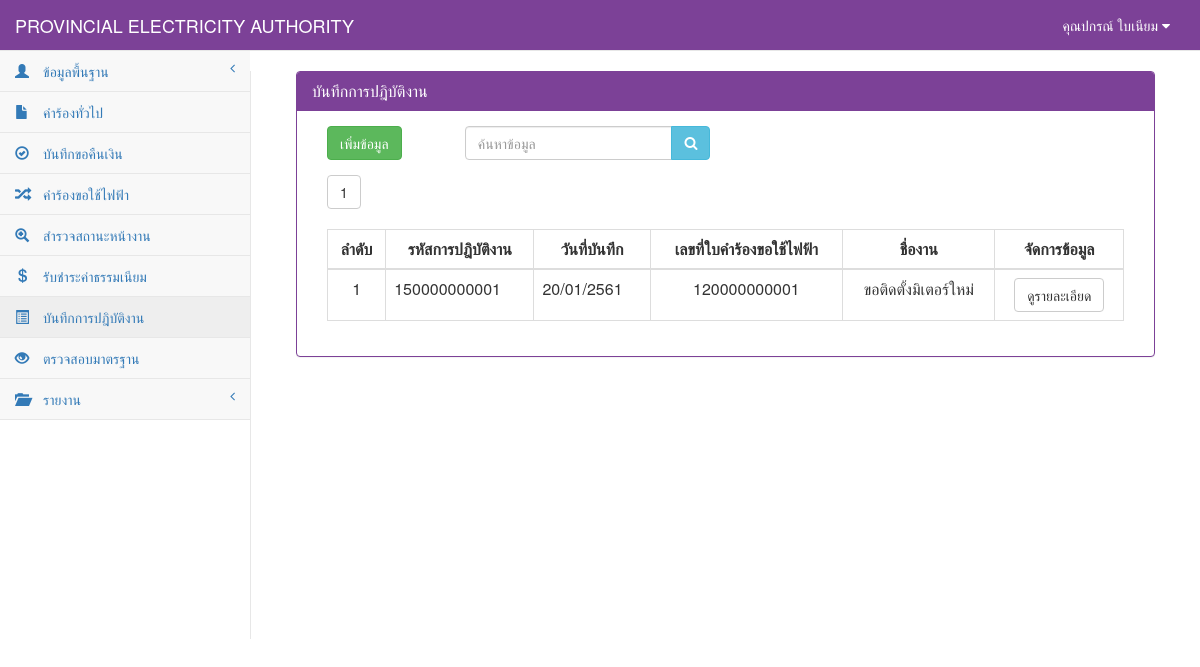
The page /work_show.php (signed in) on the database as committed earlier.
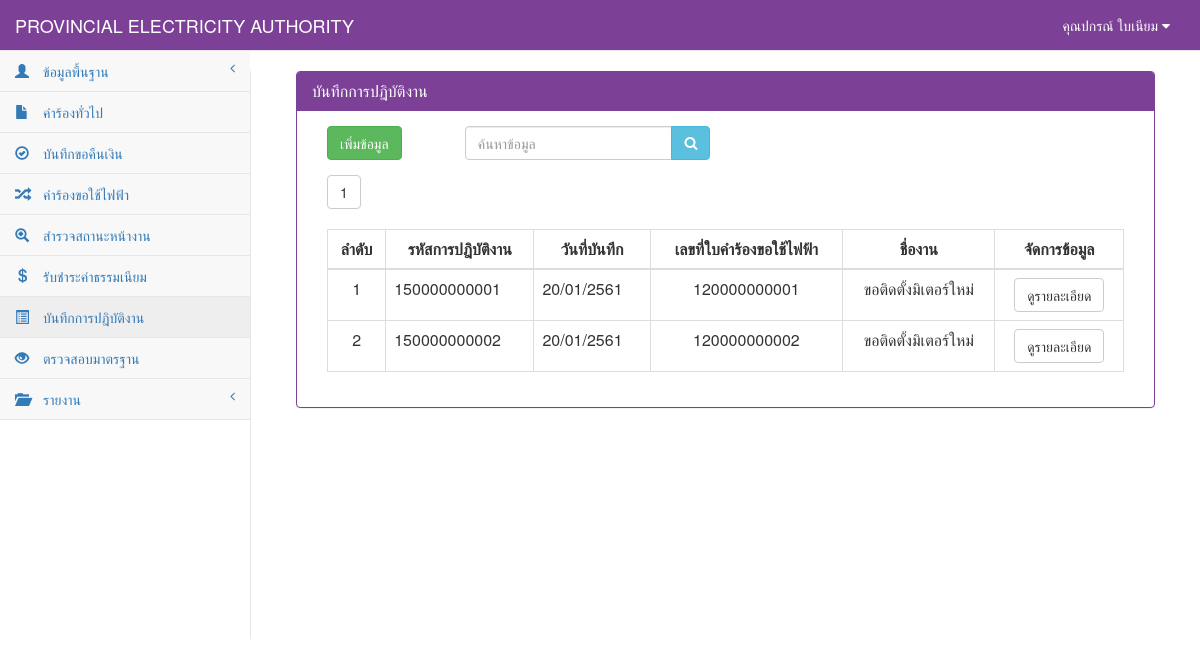
The same page on the database as committed later.
### tables this page shows
CREATE TABLE `tb_work` (
  `work_id` char(12) NOT NULL,
  `work_date` date NOT NULL,
  `re_id` char(12) NOT NULL,
  PRIMARY KEY  (`work_id`)
);

CREATE TABLE `tb_electricity` (
  `re_id` char(12) NOT NULL,
  `re_date` date NOT NULL,
  `re_branch` varchar(50) NOT NULL,
  `user_id` char(13) NOT NULL,
  `cus_id` char(13) NOT NULL,
  `re_place_type` int(1) NOT NULL,
  `re_place_other` varchar(50) NOT NULL,
  `re_place_name` varchar(50) NOT NULL,
  `re_place_homeid` varchar(20) NOT NULL,
  `re_place_number` varchar(20) NOT NULL,
  `re_place_village` varchar(20) NOT NULL,
  `re_place_room` varchar(10) NOT NULL,
  `re_place_floor` varchar(5) NOT NULL,
  `re_place_alley` varchar(50) NOT NULL,
  `re_place_alleyway` varchar(50) NOT NULL,
  `re_place_road` varchar(50) NOT NULL,
  `re_place_villno` varchar(2) NOT NULL,
  `re_place_district` varchar(30) NOT NULL,
  `re_place_canton` varchar(30) NOT NULL,
  `re_place_province` varchar(30) NOT NULL,
  `re_place_post` varchar(10) NOT NULL,
  `re_place_tel` char(10) NOT NULL,
  `re_place_fax` char(10) NOT NULL,
  `re_place_email` varchar(30) NOT NULL,
  `re_place_service` varchar(10) NOT NULL,
  `re_contact_place` varchar(100) NOT NULL,
  `re_contact_homeid` varchar(20) NOT NULL,
  `re_contact_number` varchar(20) NOT NULL,
  `re_contact_village` varchar(20) NOT NULL,
  `re_contact_room` varchar(10) NOT NULL,
  `re_contact_floor` varchar(5) NOT NULL,
  `re_contact_alley` varchar(50) NOT NULL,
  `re_contact_alleyway` varchar(50) NOT NULL,
  `re_contact_road` varchar(50) NOT NULL,
  `re_contact_villno` varchar(2) NOT NULL,
  `re_contact_district` varchar(30) NOT NULL,
  `re_contact_canton` varchar(30) NOT NULL,
  `re_contact_province` varchar(30) NOT NULL,
  `re_contact_post` varchar(10) NOT NULL,
  `re_contact_tel` char(10) NOT NULL,
  `re_contact_fax` char(10) NOT NULL,
  `re_contact_email` varchar(30) NOT NULL,
  `re_want_type` int(2) NOT NULL,
  `re_want_other` varchar(100) NOT NULL,
  `re_detail` varchar(100) NOT NULL,
  `re_use_type` int(1) NOT NULL,
  `re_use_other` varchar(255) NOT NULL,
  `re_dateset` date NOT NULL,
  `re_keep_type` int(1) NOT NULL,
  `re_keep_name` varchar(255) NOT NULL,
  `re_keep_homeid` varchar(20) NOT NULL,
  `re_keep_number` varchar(20) NOT NULL,
  `re_keep_village` varchar(20) NOT NULL,
  `re_keep_room` varchar(20) NOT NULL,
  `re_keep_floor` varchar(5) NOT NULL,
  `re_keep_alley` varchar(50) NOT NULL,
  `re_keep_alleyway` varchar(50) NOT NULL,
  `re_keep_road` varchar(50) NOT NULL,
  `re_keep_villno` varchar(2) NOT NULL,
  `re_keep_district` varchar(30) NOT NULL,
  `re_keep_canton` varchar(30) NOT NULL,
  `re_keep_province` varchar(30) NOT NULL,
  `re_keep_post` varchar(10) NOT NULL,
  `re_keep_tel` char(10) NOT NULL,
  `re_keep_fax` char(10) NOT NULL,
  `re_keep_email` varchar(30) NOT NULL,
  `re_picture` varchar(255) NOT NULL,
  `re_status` int(1) NOT NULL,
  `re_pay` int(1) NOT NULL,
  PRIMARY KEY  (`re_id`,`re_keep_district`)
);

### connect_db.php (called while the page is built, shortened)
<?php
$dbname="pea";
$limit=10;
?>

### work_show.php (the view, shortened to what the changed rows need)
<?php
include "connect_db.php";
?>
<!DOCTYPE html>
<html>
<head>
    <link href="vendor/bootstrap/css/bootstrap.css" rel="stylesheet">
    <link href="vendor/metisMenu/metisMenu.css" rel="stylesheet">
    <link href="dist/css/sb-admin-2.css" rel="stylesheet">
    <link href="vendor/font-awesome/css/font-awesome.css" rel="stylesheet" type="text/css">
</head>
<body>
    <div id="page-wrapper">
        <div class="col-sm-12 ">
            <div class="panel panel-primary">
                <div class="panel-heading">
                    <h2 class="panel-title">บันทึกการปฎิบัติงาน</h2>
                </div>
            <div class="panel-body">
            <div class="col-sm-12">
                <div class="table-responsive">
                    <?php
                    function Dateim($mydate) {
                        $d = split("-", $mydate);
                        $mydate = $d[2] . "/" . $d[1] . "/" . ($d[0] + 543);
                        return "$mydate";
                    }
                        $sql_all_rows="select * from tb_work order by work_id";
                        $result_all_rows=mysql_db_query($dbname,$sql_all_rows);
                        $rows=mysql_num_rows($result_all_rows);
                        $total_page=ceil($rows/$limit);
                        if($_GET[start]==""){ $start="1"; }else{ $start=$_GET[start]; }
                    ?>
                    <?php
                    for($i=1;$i<=$total_page;$i++){
                            if($start==$i){
                                    echo "<a href='work_show.php?start=".$i."&limit=".$limit."'><button class='btn btn-default '>".$i."</button></a>&nbsp;";
                            }else{
                                    echo "<a href='work_show.php?start=".$i."&limit=".$limit."' c><button class='btn btn-default active'>".$i."</button></a>&nbsp;";
                            }
                    }
                    ?> <br><br>
                    <table width="100%" class="table table-bordered table-hover">
                        <thead>
                            <tr>
                                <th class=" text-center" >ลำดับ</th>
                                <th class=" text-center" >รหัสการปฎิบัติงาน</th>
                                <th class=" text-center" >วันที่บันทึก</th>
                                <th class=" text-center" >เลขที่ใบคำร้องขอใช้ไฟฟ้า</th>
                                <th class=" text-center" >ชื่องาน</th>
                                <th class=" text-center">จัดการข้อมูล</th>
                            </tr>
                        </thead>
                            <tbody>
                            <?php
                                $n=0;
                                if($_GET[start]=="" || $_GET[start]=="1"){
                                        $page="0";
                                }else{
                                        $page=($_GET[start]-1)*$limit;
                                }
                                $sql="select * from tb_work,tb_electricity where work_id like '%".$_POST[search]."%'
                                    and tb_work.re_id=tb_electricity.re_id  limit $page,$limit ";
                                $result=mysql_db_query($dbname,$sql);
                                    if(mysql_num_rows($result)>0){
                                        while($array=mysql_fetch_array($result)){
                                            $n++;
                                            if ($array[re_want_type] == 0) {
                                                $want = "ขอติดตั้งมิเตอร์ใหม่";
                                            } elseif ($array[re_want_type] == 1) {
                                                $want = "ขอตัดฝากมิเตอร์โดยไม่ใช้ไฟฟ้า";
                                            } elseif ($array[re_want_type] == 2) {
                                                $want = "ขอต่อกลับการใช้ไฟฟ้า";
                                            } elseif ($array[re_want_type] == 3) {
                                                $want = "ขอเพื่มขนาดมิเตอร์/อุปกรณ์ประกอบ";
                                            } elseif ($array[re_want_type] == 4) {
                                                $want = "ขอเปลี่ยนประเภทมิเตอร์";
                                            } elseif ($array[re_want_type] == 5) {
                                                $want = "ขอหยุดซ่อมแซมเครื่องจักรประจำปี";
                                            } elseif ($array[re_want_type] == 6) {
                                                $want = "ขอใช้ไฟฟ้าชั่วคราวแบบเหมาจ่าย";
                                            } elseif ($array[re_want_type] == 7) {
                                                $want = "ขอติดตั้งไฟฟ้าชั่วคราว";
                                            } elseif ($array[re_want_type] == 8) {
                                                $want = "ขอตัดฝากมิเตอร์ใช้เพื่อแสงสว่างไม่ลด CT";
                                            } elseif ($array[re_want_type] == 9) {
                                                $want = "ขอยกเลิกเลิกการใช้ไฟฟ้า";
                                            } elseif ($array[re_want_type] == 10) {
                                                $want = "ชอลดขนาดมิเตอร์/อุปกรณ์ประกอบ";
                                            } elseif ($array[re_want_type] == 11) {
                                                $want = "ขอใช้ไฟฟ้าสาธารณะ";
                                            } elseif ($array[re_want_type] == 12) {
                                                $want = "ขอตัดมิเตอร์ใช้เพื่อแสงสว่างลด CT";
                                            } elseif ($array[re_want_type] == 13) {
                                                $want = "ขอย้ายจุดติดตั้งมิเตอร์/อุปกรณ์ประกอบ";
                                            } elseif ($array[re_want_type] == 14) {
                                                $want = "ขอเปลี่ยนมิเตอร์กรณีชำรุด";
                                            } elseif ($array[re_want_type] == 15) {
                                                $want = "ขอใช้ไฟฟ้าตู้โทรศัพท์ต่อตรง";
                                            } elseif ($array[re_want_type] == 16) {
                                                $want = $array[re_place_other];
                                            }
                            ?>
                                    <tr>
                                        <td class="text-center"><?=$n?></td>
                                            <td><?=$array[work_id]?></td>
                                            <td><?= Dateim($array[work_date]); ?></td>
                                            <td class="text-center"><?=$array[re_id]?></td>
                                            <td class="text-center"><?=$want?></td>
                                            <td align="center">
                                                <div class="btn-group">
                                                    <a class="btn btn-default" href="work_detail.php?work_id=<?=$array[work_id]?>">ดูรายละเอียด</a>
                                                </div>
                                            </td>
                                    </tr>
                                    <?php
                                    }
                                        }else{
                                    ?>
                                    <tr><td colspan="7" align="center">ไม่พบข้อมูล</td></tr>
                                    <?
                                            }
                                    ?>
                            </tbody>
                    </table>
                </div>
            </div>
        </div>
        </div>
    </div>
</div>
</body>
</html>

Rows that differ between the two databases and show on the page:
added tb_work: work_id "150000000002", work_date "20/01/2561", tb_electricity.re_id "120000000002", tb_electricity.re_want_type "ขอติดตั้งมิเตอร์ใหม่"
